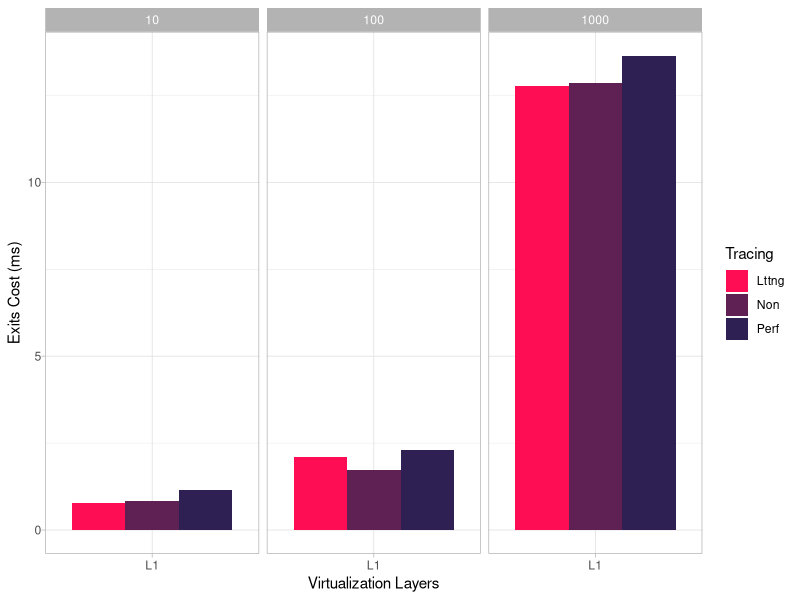

Recreate this plot in R.
#!/usr/bin/env Rscript
library(ggplot2)
library(ggrepel)
library(plyr)
colors <- c("#ff0d54",  "#5f2054", "#2f2054")
# layer,tracer,workload,event,freq,total_event_cost,cost_per_event
data <- read.table("./hypertracing/data/old/exits-cost.csv", header=T, sep=",")

data = subset(data, event != 'HLT')
# data = subset(data, event != 12 & event != 18)

data_filtered <- ddply(data, .(layer, tracer, workload, event),
                       transform,
                       total_event_cost_avg = mean(total_event_cost)
)

data_filtered <- unique(data_filtered[c("layer", "tracer", "workload", "event", "total_event_cost_avg")])

data_filtered <- ddply(data_filtered, .(layer, tracer, workload),
                       transform,
                       total_exits_cost = sum(total_event_cost_avg)/10**6
)

data_filtered <- unique(data_filtered[c("layer", "tracer", "workload", "total_exits_cost")])

# data_filtered$copied_input_blocks <- paste(data_filtered$workload,'blocks')


plot <- ggplot(data_filtered, aes(x=reorder(layer, total_exits_cost), y = total_exits_cost)) +
  geom_bar(aes(fill=tracer), position="dodge",stat="identity") +
  # scale_y_continuous(breaks = seq(0, max(data_filtered$total_exits_cost), 100)) +
  facet_wrap(~workload, ncol=4) +
  # coord_flip() +
  # geom_label_repel(aes(y=tracing_events, label=paste(tracing_events,event_type)),
  #                  size = 3, segment.size = 0.3, colour="black", fill="white",
  #                  min.segment.length = unit(0, "lines"), nudge_x = 0
  # ) +
  # geom_text(aes(y=max, label=label ), colour='black', size = 3.4,
  #           position=position_dodge(width=0.9), vjust=-1) +
  
  # scale_fill_manual(values = colors) +
  labs(x ="Virtualization Layers", y ="Exits Cost (ms)", fill="Tracing") +
  scale_fill_manual(values = colors) +
  theme_light() +
  theme(
    # legend.position = c(0.94,0.91),
    # legend.title=element_blank(),
    # axis.text.x = element_text(angle = 40, hjust = 1, vjust=1, size = 10),
    axis.text.y = element_text(margin = margin(t=2,b=1))
  )
plot(plot)